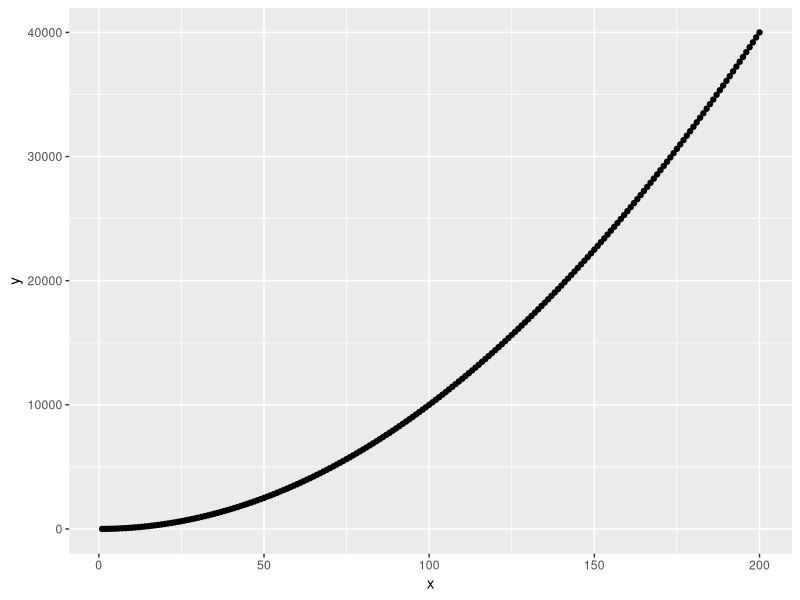

Source code (R):
# versão 1
# versão 2
# Versão 3
# Versão 4
library(tidyverse)
# mudança
x = seq(1,200)
y = x^2
df = tibble(x = x, y = y)
ggplot(df,aes(x = x , y = y))+
  geom_point()
